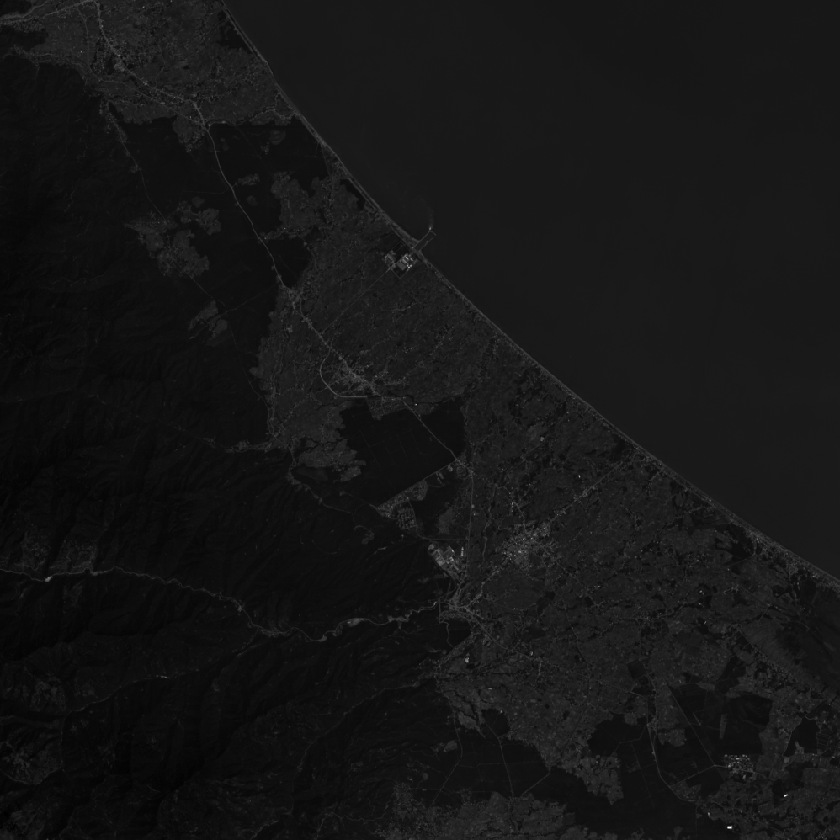
#> input picture 1-Import/data/Landsat8/Blue.tif, 840 x 840 px, shrunk from 998 x 998 before the run; its folder holds 4 pictures in this run; the run also reads 2 pictures not shown here
$ jupyter execute --allow-errors SVM.ipynb
#> lines starting #> are read from the running program, lines starting #| are printed output that depends on the picture
[cell 1]
from skimage import io
import matplotlib.pyplot as plt
import cv2
import numpy as np
from sklearn import svm
import pandas as pd
import itertools

[cell 2]
collection = io.imread_collection('E:/Landsat8/*.tif')
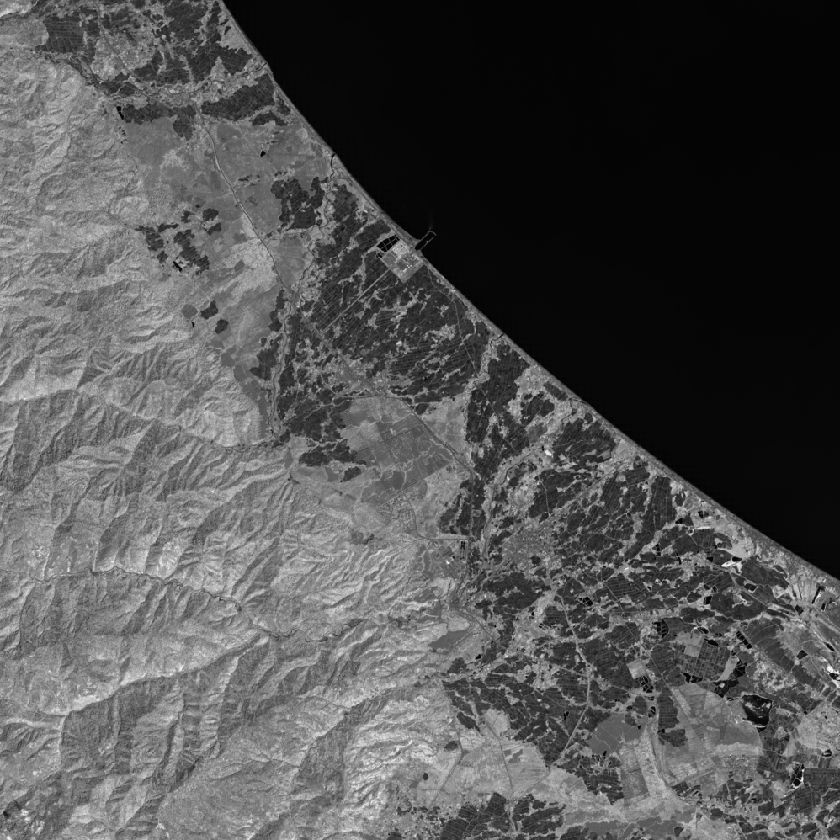
#> input picture 1-Import/data/Landsat8/NIR.tif, 840 x 840 px, shrunk from 998 x 998 before the run
#> collection = 4 items

[cell 3]
BB = collection[0]
#> BB is the input picture: shape (840, 840) int32; min -364, max 5582, mean 159.6
BG = collection[1]
BR = collection[3]

[cell 4]
NBR = (BR - np.min(BR))/(np.max(BR) - np.min(BR))
NBG = (BG - np.min(BG))/(np.max(BG) - np.min(BG))
NBB = (BB - np.min(BB))/(np.max(BB) - np.min(BB))

[cell 5]
rgb = np.stack([NBR, NBG, NBB], axis=2)

[cell 6]
width = collection[0].shape[0]
#> width = 840
height = collection[0].shape[1]
#> height = 840

[cell 7]
width
#> Out = 840

[cell 8]
height
#> Out = 840

[cell 9]
all_images = io.concatenate_images(collection).transpose()
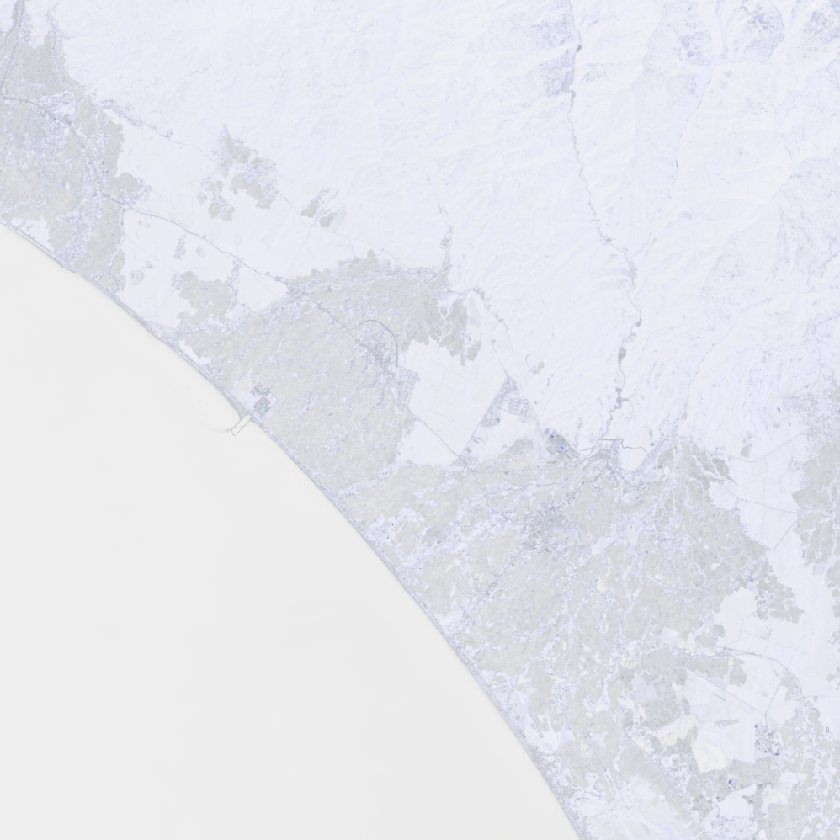
#> all_images: shape (840, 840, 4) int32; mean of channels 0, 1, 2, 3 159.6, 458.8, 1998.3, 372.3; transparent parts drawn white
all_image_reshape = all_images.reshape((height*width, len(collection)))

[cell 10]
all_image_reshape

[cell 11]
class_num = 4

[cell 12]
sample_num = 10

[cell 13]
columns = ['Band{}'.format(i+1) for i in range(len(collection))]
#> columns = ['Band1', 'Band2', 'Band3', 'Band4']
classes_df = pd.DataFrame(columns =columns )
#> classes_df = table of 0 rows and 4 columns

[cell 14]
columns
#> Out = ['Band1', 'Band2', 'Band3', 'Band4']

[cell 15]
classes_df
#> Out = table of 0 rows and 4 columns

[cell 16]
targets = [[i+1]*sample_num for i in range(class_num)]
merged = list(itertools.chain(*targets))
classes_df['Target'] = merged

[cell 17]
targets

[cell 18]
merged

[cell 19]
classes_df
#> Out = table of 40 rows and 5 columns

[cell 20]
i = 0

[cell 21]
def mouseclick(event , x , y , flags, param):
    global i
    if event == cv2.EVENT_LBUTTONDOWN:
        if i < class_num * sample_num:
            mylist = []
            for j in collection:
                mylist.append(j[x][y])
            classes_df.iloc[i , 0:len(collection)] = mylist
            i = i+1
            print(classes_df)
        else:
            array = classes_df.values
            X = array[: , 0:len(collection)]
            Y = array[:, len(collection)].astype('int')

            clf = svm.SVC(gamma='scale')#Start Classifier
            clf.fit(X,Y)
            pred = clf.predict(all_image_reshape)
            plt.imshow(pred.reshape((height, width)).transpose())
            plt.show()

[cell 22]
cv2.namedWindow('mouseClick', cv2.WINDOW_NORMAL)
cv2.setMouseCallback('mouseClick', mouseclick)

while True:
    cv2.imshow('mouseClick', rgb)
    if cv2.waitKey(20) == 27:
#> (key Esc is pressed here)
